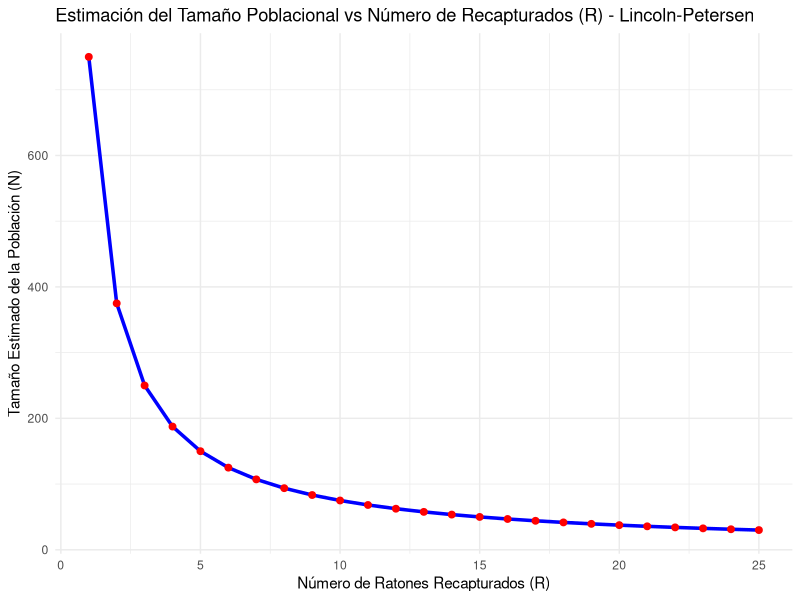
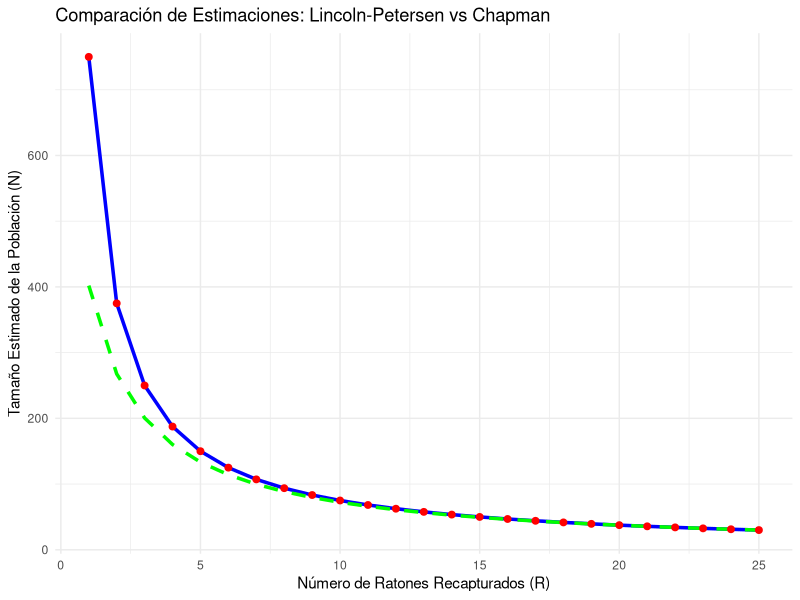

The R source for these figures, in order:
#Por: M.Sc. Nhering O. Lobo
#Clase: Manejo de Vida Silvestre
#Departamento de Ecología y Recursos Naturales
#Facultad de Ciencias - Escuela de Biología 
#Universidad Nacional Autónoma de Honduras
##################################################################################################################################################################

# Cargar librería ggplot2 para gráficos
library(ggplot2)

# Introducción del ejemplo
# En este ejemplo, vamos a utilizar el método Lincoln-Petersen para estimar la población de ratones comunes (Mus musculus) en Ciudad Universitaria. El estudio se realizó durante una semana utilizando trampas Havahart. Los ratones capturados fueron marcados y liberados.

# Datos de muestreo
# M = Número de ratones capturados y marcados en la primera captura
# C = Número total de ratones capturados en la segunda captura
# R = Número de ratones recapturados (es decir, los que ya estaban marcados)

# Ejemplo de datos obtenidos en el muestreo:
# Día 1: Se capturaron y marcaron 30 ratones.
# Día 7: Se capturaron 25 ratones, de los cuales 10 ya estaban marcados.

M <- 30  # Número de ratones capturados y marcados en la primera captura
C <- 25  # Número total de ratones capturados en la segunda captura (marcados y no marcados)
R <- 10  # Número de ratones recapturados que estaban marcados en la segunda captura

# Estimación del tamaño poblacional usando el método Lincoln-Petersen
# La fórmula es: N = (M * C) / R
N_est <- (M * C) / R

# Imprimir el tamaño estimado de la población
cat("El tamaño estimado de la población de ratones (Mus musculus) es:", N_est, "\n")

# Explicación:
# La fórmula del método Lincoln-Petersen utiliza el número de individuos marcados en la primera captura (M), el número total capturado en la segunda captura (C) y cuántos de esos ya estaban marcados (R).
# Esto nos da una estimación del tamaño total de la población (N).

# Para mejorar la precisión en estudios con muestras pequeñas, usamos el estimador de Chapman:
# Chapman es una modificación del método Lincoln-Petersen que evita sesgos cuando las muestras son pequeñas.

N_chapman <- ((M + 1) * (C + 1)) / (R + 1) - 1

# Imprimir el tamaño estimado de la población usando el estimador de Chapman
cat("El tamaño estimado de la población usando el estimador de Chapman es:", N_chapman, "\n")

# Visualización de cómo varía la estimación de la población con diferentes números de recaptura (R)

# Crear una secuencia de posibles valores de R (número de recapturados)
R_values <- seq(1, C, by = 1)  # R varía desde 1 hasta C (el total capturado en la segunda ronda)
R_values

# Calcular las estimaciones de la población para diferentes valores de R usando la fórmula de Lincoln-Petersen
N_est_values <- (M * C) / R_values
N_est_values

# Crear un dataframe con los resultados para graficar
df <- data.frame(R_values, N_est_values)
df

# Graficar el cambio en la estimación del tamaño poblacional en función de R
ggplot(df, aes(x = R_values, y = N_est_values)) +
  geom_line(color = "blue", size = 1.2) +
  geom_point(color = "red", size = 2) +
  labs(title = "Estimación del Tamaño Poblacional vs Número de Recapturados (R) - Lincoln-Petersen",
       x = "Número de Ratones Recapturados (R)",
       y = "Tamaño Estimado de la Población (N)") +
  theme_minimal()

# Ahora, incluimos también el estimador de Chapman para comparar

# Calcular las estimaciones usando el estimador de Chapman
N_chapman_values <- ((M + 1) * (C + 1)) / (R_values + 1) - 1
N_chapman_values

# Crear un dataframe con los resultados para Chapman
df_chapman <- data.frame(R_values, N_chapman_values)
df_chapman

# Crear gráfico comparativo entre Lincoln-Petersen y Chapman
ggplot() +
  geom_line(data = df, aes(x = R_values, y = N_est_values), color = "blue", size = 1.2, linetype = "solid") +
  geom_line(data = df_chapman, aes(x = R_values, y = N_chapman_values), color = "green", size = 1.2, linetype = "dashed") +
  labs(title = "Comparación de Estimaciones: Lincoln-Petersen vs Chapman",
       x = "Número de Ratones Recapturados (R)",
       y = "Tamaño Estimado de la Población (N)") +
  theme_minimal() +
  geom_point(data = df, aes(x = R_values, y = N_est_values), color = "red", size = 2)
